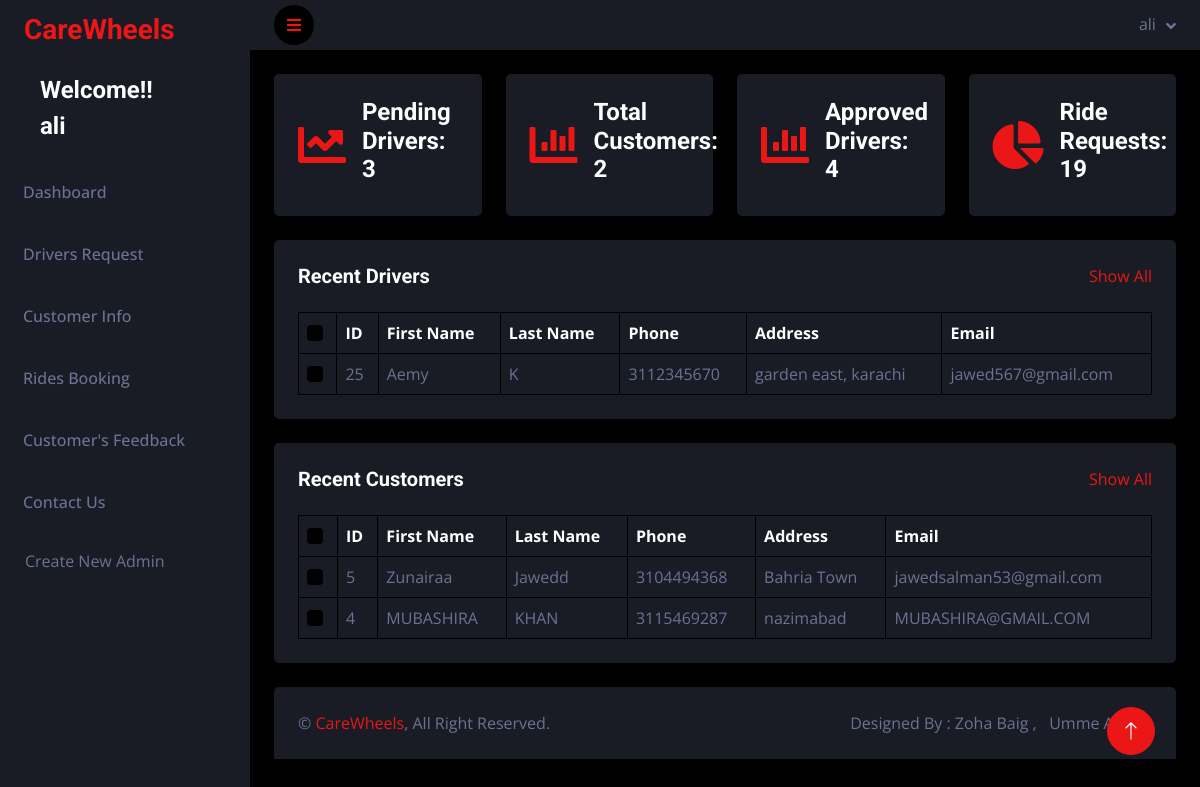
Before: /admin/index.php (signed in) with the older database file.
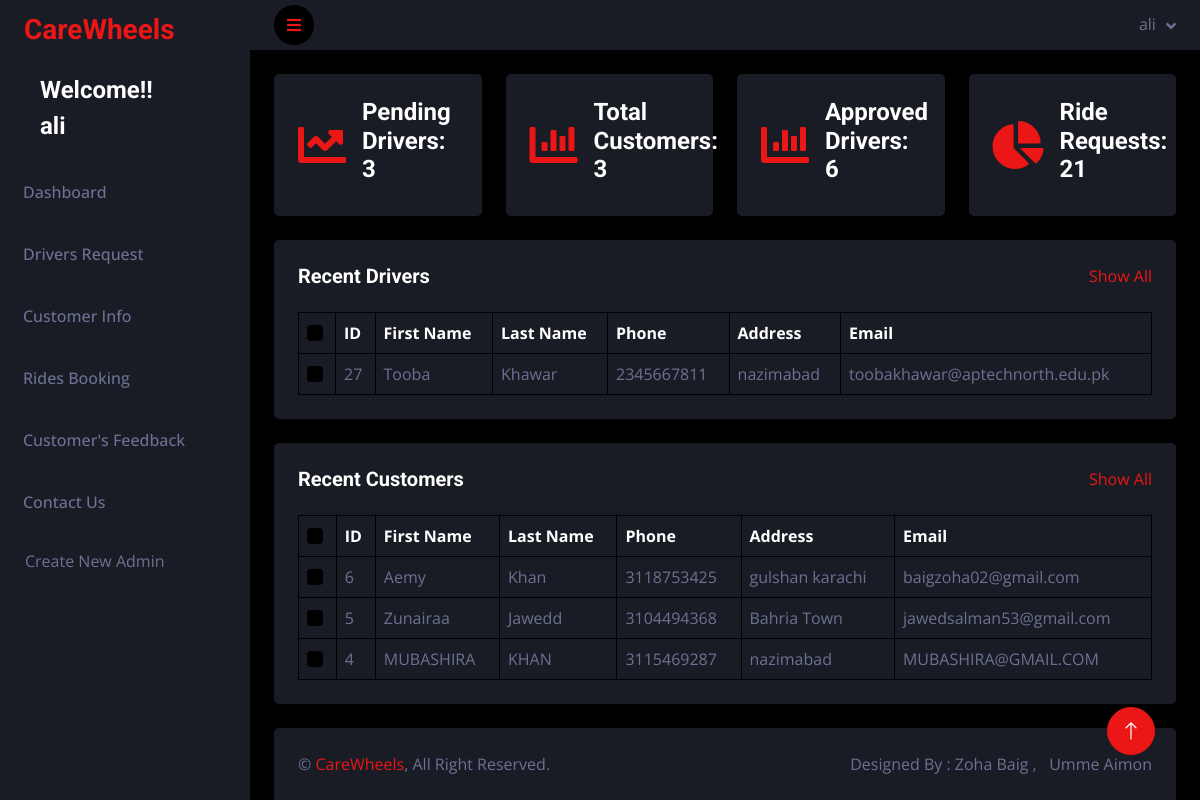
After: the same page with the newer database file.
### tables this page shows
CREATE TABLE `drivers` (
  `d_id` int(11) NOT NULL,
  `d_fname` varchar(55) NOT NULL,
  `d_lname` varchar(55) NOT NULL,
  `d_phone` bigint(11) NOT NULL,
  `CNIC` bigint(13) NOT NULL,
  `d_email` varchar(55) NOT NULL,
  `d_address` varchar(55) NOT NULL,
  `d_password` varchar(55) NOT NULL,
  `d_status` varchar(55) DEFAULT NULL
);

CREATE TABLE `customers_info` (
  `c_id` int(11) NOT NULL,
  `c_firstname` varchar(55) NOT NULL,
  `c_lastname` varchar(55) NOT NULL,
  `c_phone` bigint(20) NOT NULL,
  `c_address` varchar(55) NOT NULL,
  `c_email` varchar(55) NOT NULL,
  `c_password` varchar(55) NOT NULL
);

### admin/index.php (the view, shortened to what the changed rows need)
<?php
include("connect.php");
if($_SESSION["a_email"]){
?>
<!DOCTYPE html>
<html lang="en">
<head>
    <link href="https://cdnjs.cloudflare.com/ajax/libs/font-awesome/5.10.0/css/all.min.css" rel="stylesheet">
    <link href="https://cdn.jsdelivr.net/npm/bootstrap-icons@1.4.1/font/bootstrap-icons.css" rel="stylesheet">
    <link href="lib/owlcarousel/assets/owl.carousel.min.css" rel="stylesheet">
    <link href="lib/tempusdominus/css/tempusdominus-bootstrap-4.min.css" rel="stylesheet" />
    <link href="css/bootstrap.min.css" rel="stylesheet">
    <link href="css/style.css" rel="stylesheet">
</head>
<body>
    <div class="container-fluid position-relative d-flex p-0">
     <?php
     include 'sidebar.php';
      ?>
            <div class="container-fluid pt-4 px-4">
                <div class="row g-4">
                    <div class="col-sm-6 col-xl-3">
                        <div class="bg-secondary rounded d-flex align-items-center justify-content-between p-4">
                            <i class="fa fa-chart-line fa-3x text-primary"></i>
                            <div class="ms-3">
                            <?php
                $query1 = "SELECT * FROM `drivers` WHERE d_status = 'pending'";
                $result1 = mysqli_query($conn,$query1);
                $num_count1 = mysqli_num_rows($result1);
                 echo "<h4>Pending Drivers: " . $num_count1 . "</h4>" ;
               ?>
                            </div>
                        </div>
                    </div>
                    <div class="col-sm-6 col-xl-3">
                        <div class="bg-secondary rounded d-flex align-items-center justify-content-between p-4">
                            <i class="fa fa-chart-bar fa-3x text-primary"></i>
                            <div class="ms-3">
                            <?php
                $query2 = "SELECT * FROM `customers_info`";
                $result2 = mysqli_query($conn,$query2);
                $num_count2 = mysqli_num_rows($result2);
                 echo "<h4>Total Customers: " . $num_count2 . "</h4>" ;
               ?>
                            </div>
                        </div>
                    </div>
                    <div class="col-sm-6 col-xl-3">
                    <div class="bg-secondary rounded d-flex align-items-center justify-content-between p-4">
                            <i class="fa fa-chart-bar fa-3x text-primary"></i>
                            <div class="ms-3">
                        <?php
                    $query2 = "SELECT * FROM `drivers` WHERE d_status = 'approved'";
$result2 = mysqli_query($conn,$query2);
$num_count2 = mysqli_num_rows($result2);
 echo "<h4>Approved Drivers: " . $num_count2 . "</h4>" ;
?>
                            </div>
                        </div>
                    </div>
                    <div class="col-sm-6 col-xl-3">
                        <div class="bg-secondary rounded d-flex align-items-center justify-content-between p-4">
                            <i class="fa fa-chart-pie fa-3x text-primary"></i>
                            <div class="ms-3">
                            <?php
                $query3 = "SELECT * FROM `booking`";
                $result3 = mysqli_query($conn,$query3);
                $num_count3 = mysqli_num_rows($result3);
                 echo "<h4>Ride Requests: " . $num_count3 . "</h4>" ;
               ?>
                            </div>
                        </div>
                    </div>
                </div>
            </div>
            <?php
            $cquery = "SELECT * FROM `drivers` ORDER BY `d_id` DESC LIMIT 1";
$cresult = mysqli_query($conn,$cquery);
?>
            <div class="container-fluid pt-4 px-4">
                <div class="bg-secondary text-center rounded p-4">
                    <div class="d-flex align-items-center justify-content-between mb-4">
                        <h5 class="mb-0">Recent Drivers</h5>
                        <a href="drv_req_pending.php">Show All</a>
                    </div>
                    <div class="table-responsive">
                        <table class="table text-start align-middle table-bordered table-hover mb-0">
                            <thead>
                                <tr class="text-white">
                                    <th scope="col"><input class="form-check-input" type="checkbox"></th>
                                    <th scope="col">ID</th>
                                    <th scope="col">First Name</th>
                                    <th scope="col">Last Name</th>
                                    <th scope="col">Phone</th>
                                    <th scope="col">Address</th>
                                    <th scope="col">Email</th>
                                </tr>
                            </thead>
                            <tbody>
                                     <?php
                                          while($row=mysqli_fetch_assoc($cresult))
                                           {
                                     ?>
                                <tr>
                                    <td><input class="form-check-input" type="checkbox"></td>
                                    <td><?php echo $row['d_id'];?></td>
                                    <td><?php echo $row['d_fname'];?></td>
                                    <td><?php echo $row['d_lname'];?></td>
                                    <td><?php echo $row['d_phone'];?></td>
                                    <td><?php echo $row['d_address'];?></td>
                                    <td><?php echo $row['d_email'];?></td>
                                </tr>
                                <?php
                                      }
                                ?>
                            </tbody>
                        </table>
                    </div>
                </div>
            </div>
            <?php
            $cquery = "SELECT * FROM `customers_info` ORDER BY `c_id` DESC LIMIT 5";
$cresult = mysqli_query($conn,$cquery);
?>
 <div class="container-fluid pt-4 px-4">
                <div class="bg-secondary text-center rounded p-4">
                    <div class="d-flex align-items-center justify-content-between mb-4">
                        <h5 class="mb-0">Recent Customers</h5>
                        <a href="customer_view.php">Show All</a>
                    </div>
                    <div class="table-responsive">
                        <table class="table text-start align-middle table-bordered table-hover mb-0">
                            <thead>
                                <tr class="text-white">
                                    <th scope="col"><input class="form-check-input" type="checkbox"></th>
                                    <th scope="col">ID</th>
                                    <th scope="col">First Name</th>
                                    <th scope="col">Last Name</th>
                                    <th scope="col">Phone</th>
                                    <th scope="col">Address</th>
                                    <th scope="col">Email</th>
                                </tr>
                            </thead>
                            <tbody>
                                     <?php
                                          while($row=mysqli_fetch_assoc($cresult))
                                           {
                                     ?>
                                <tr>
                                    <td><input class="form-check-input" type="checkbox"></td>
                                    <td><?php echo $row['c_id'];?></td>
                                    <td><?php echo $row['c_firstname'];?></td>
                                    <td><?php echo $row['c_lastname'];?></td>
                                    <td><?php echo $row['c_phone'];?></td>
                                    <td><?php echo $row['c_address'];?></td>
                                    <td><?php echo $row['c_email'];?></td>
                                </tr>
                                <?php
                                      }
                                ?>
                            </tbody>
                        </table>
                    </div>
                </div>
            </div>
<?php
require 'footer.php';
?>
        <a href="#" class="btn btn-lg btn-primary btn-lg-square back-to-top"><i class="bi bi-arrow-up"></i></a>
</body>
</html>
<?php }
else{
    header("location:signin.php");
}
?>

Changed rows visible on the page:
no longer on this page (row unchanged): drivers: d_id "25", d_fname "Aemy", d_lname "K", d_phone "3112345670", d_address "garden east, karachi", d_email "jawed567@gmail.com"
added drivers: d_id "27", d_fname "Tooba", d_lname "Khawar", d_phone "2345667811", d_address "nazimabad", d_email "toobakhawar@aptechnorth.edu.pk"
added customers_info: c_id "6", c_firstname "Aemy", c_lastname "Khan", c_phone "3118753425", c_address "gulshan karachi", c_email "baigzoha02@gmail.com"
Other visible differences:
$num_count2: "2" → "3"
$num_count2: "4" → "6"
$num_count3: "19" → "21"
